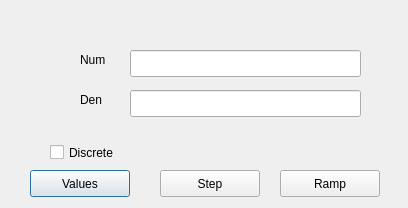
<?xml version="1.0" encoding="UTF-8"?>
<ui version="4.0">
 <class>Dialog</class>
 <widget class="QDialog" name="Dialog">
  <property name="geometry">
   <rect>
    <x>0</x>
    <y>0</y>
    <width>408</width>
    <height>208</height>
   </rect>
  </property>
  <property name="windowTitle">
   <string>Dialog</string>
  </property>
  <widget class="QLabel" name="label">
   <property name="geometry">
    <rect>
     <x>80</x>
     <y>50</y>
     <width>41</width>
     <height>19</height>
    </rect>
   </property>
   <property name="text">
    <string>Num</string>
   </property>
  </widget>
  <widget class="QLabel" name="label_2">
   <property name="geometry">
    <rect>
     <x>80</x>
     <y>90</y>
     <width>41</width>
     <height>19</height>
    </rect>
   </property>
   <property name="text">
    <string>Den</string>
   </property>
  </widget>
  <widget class="QPushButton" name="pushButton">
   <property name="geometry">
    <rect>
     <x>30</x>
     <y>170</y>
     <width>100</width>
     <height>27</height>
    </rect>
   </property>
   <property name="text">
    <string>Values</string>
   </property>
  </widget>
  <widget class="QPushButton" name="pushButton_2">
   <property name="geometry">
    <rect>
     <x>160</x>
     <y>170</y>
     <width>100</width>
     <height>27</height>
    </rect>
   </property>
   <property name="text">
    <string>Step</string>
   </property>
  </widget>
  <widget class="QPushButton" name="pushButton_3">
   <property name="geometry">
    <rect>
     <x>280</x>
     <y>170</y>
     <width>100</width>
     <height>27</height>
    </rect>
   </property>
   <property name="text">
    <string>Ramp</string>
   </property>
  </widget>
  <widget class="QCheckBox" name="checkBox">
   <property name="geometry">
    <rect>
     <x>50</x>
     <y>140</y>
     <width>106</width>
     <height>25</height>
    </rect>
   </property>
   <property name="text">
    <string>Discrete</string>
   </property>
  </widget>
  <widget class="QLineEdit" name="lineEdit">
   <property name="geometry">
    <rect>
     <x>130</x>
     <y>50</y>
     <width>231</width>
     <height>27</height>
    </rect>
   </property>
  </widget>
  <widget class="QLineEdit" name="lineEdit_2">
   <property name="geometry">
    <rect>
     <x>130</x>
     <y>90</y>
     <width>231</width>
     <height>27</height>
    </rect>
   </property>
  </widget>
 </widget>
 <resources/>
 <connections/>
</ui>
